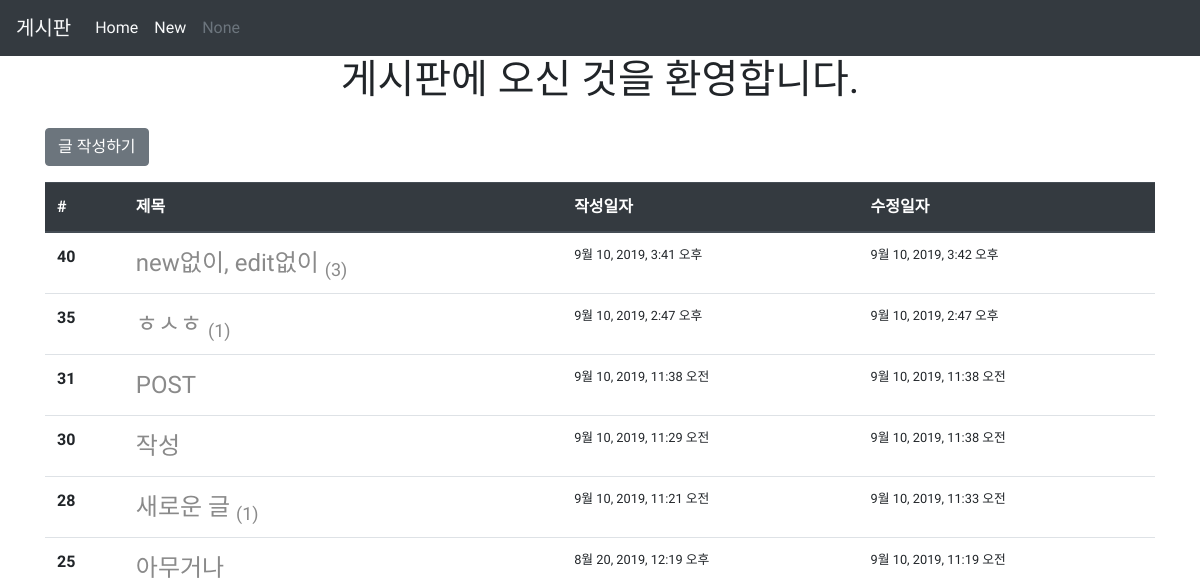
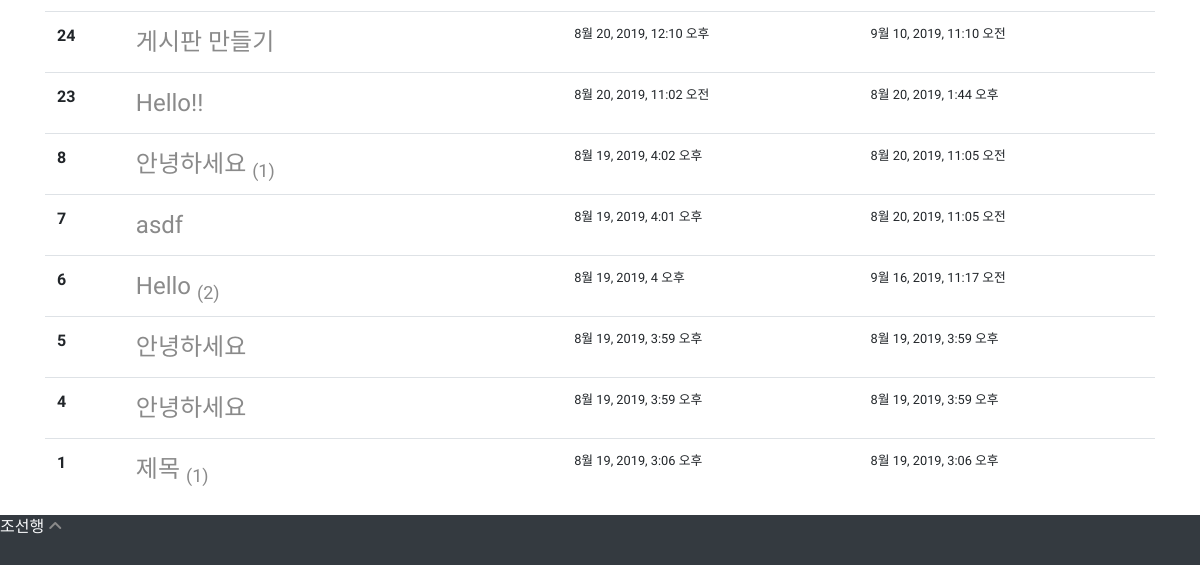
The app's page /articles/, older data (2 pictures, top to bottom).
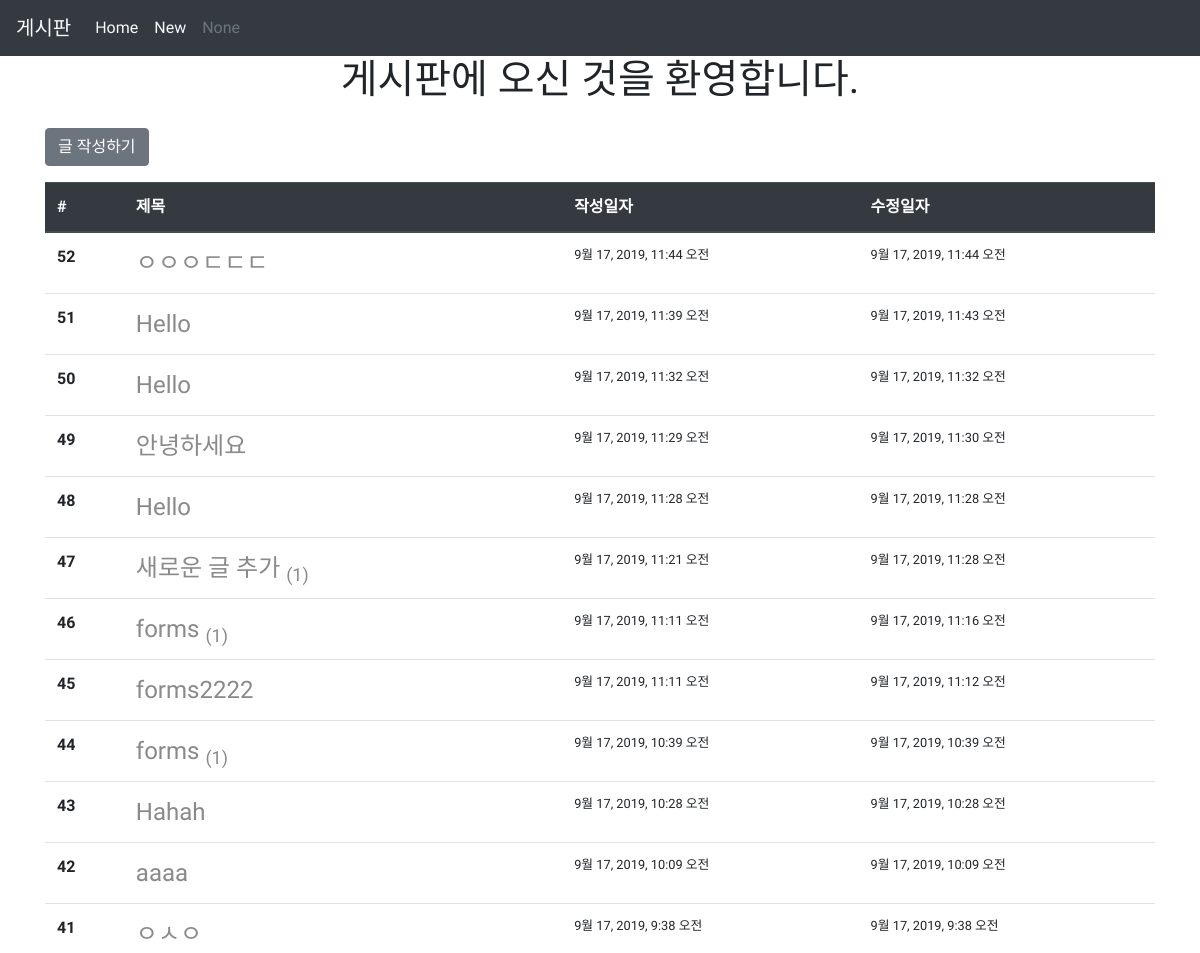
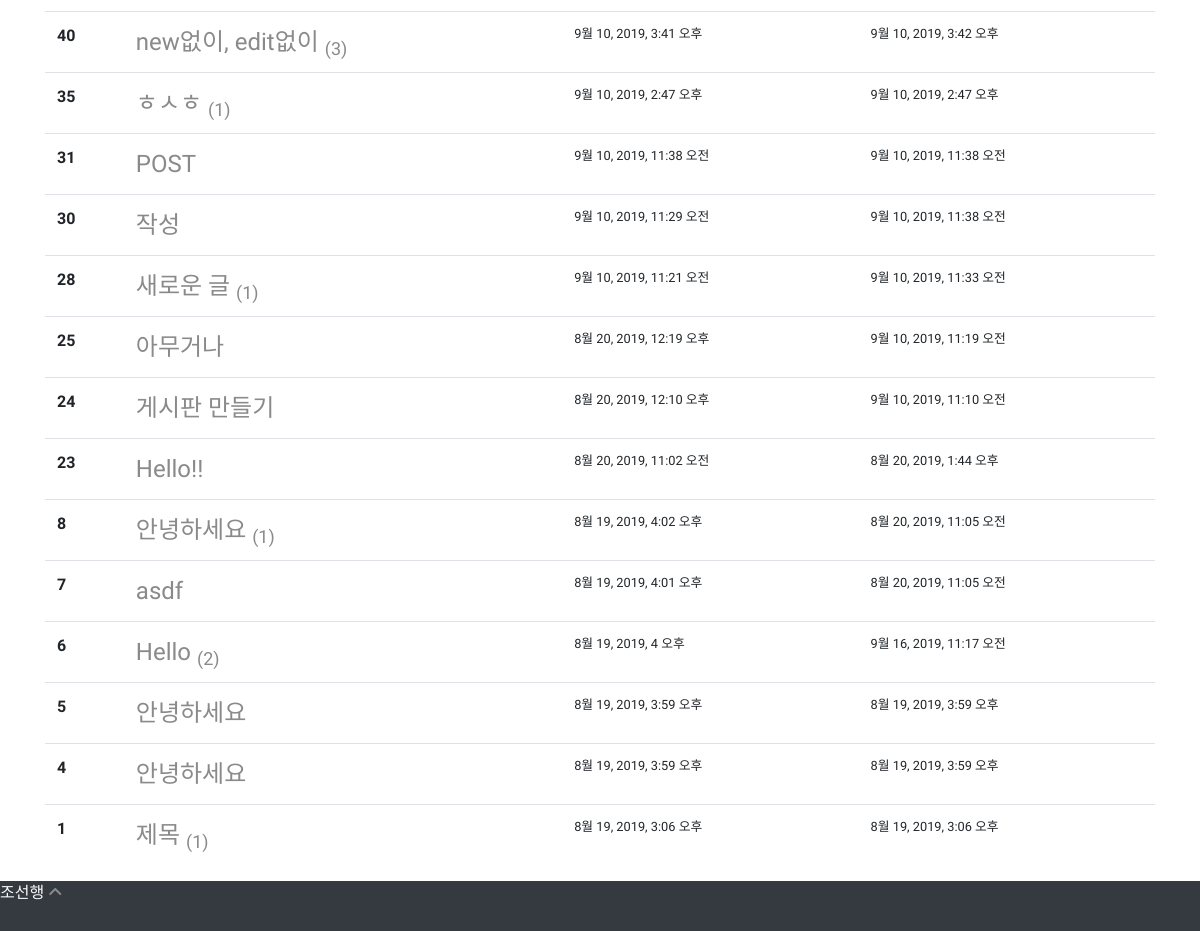
The same page, newer data (2 pictures, top to bottom).
### articles/models.py (models this page shows, shortened)
class Article(models.Model):
    title = models.CharField(max_length=10)
    content = models.TextField()
    created_at = models.DateTimeField(auto_now_add=True)
    updated_at = models.DateTimeField(auto_now=True)

### articles/views.py (the view)
# urls.py: path('', views.index, name='index'),
def index(request):
    articles = Article.objects.order_by('-id')
    context = {
        'articles': articles
    }
    return render(request, 'articles/index.html', context)

### articles/templates/articles/index.html
{% extends 'articles/base.html' %}
{% block body %}
  <h1 class="text-center">게시판에 오신 것을 환영합니다.</h1>
  <a href="{% url 'articles:create' %}" class="btn btn-secondary mt-3">글 작성하기</a>
  <table class="table mt-3">
  <thead class="thead-dark">
    <tr>
      <th scope="col">#</th>
      <th scope="col">제목</th>
      <th scope="col">작성일자</th>
      <th scope="col">수정일자</th>
    </tr>
  </thead>
  <tbody>
  {% for article in articles %}
    <tr>
      <th scope="row">{{ article.id }}</th>
      <td class="title"><a href="{% url 'articles:detail' article.pk %}">{{ article.title }}
      {% if article.comment_set.count != 0 %}
      <sub>({{ article.comment_set.count }})</sub>
      {% endif %}
      </a></td>
      <td class="time_cnu">{{ article.created_at }}</td>
      <td class="time_cnu">{{ article.updated_at }}</td>
    </tr>
  {% endfor %}
  </tbody>
</table>
{% endblock %}

### articles/templates/articles/base.html (shortened to what this page needs)
<!DOCTYPE html>
<html lang="ko">
<head>
  <link rel="stylesheet" href="https://stackpath.bootstrapcdn.com/bootstrap/4.3.1/css/bootstrap.min.css">
</head>
<body>
  <nav class="navbar navbar-expand-lg navbar-light bg-dark">
    <a class="navbar-brand text-light" href="#">게시판</a>
    <div class="collapse navbar-collapse" id="navbarNavAltMarkup">
      <div class="navbar-nav">
        <a class="nav-item nav-link text-light active" href="{% url 'articles:index' %}">Home <span class="sr-only">(current)</span></a>
        <a class="nav-item nav-link text-light" href="{% url 'articles:create' %}">New</a>
        <a class="nav-item nav-link text-secondary disabled" href="#">None</a>
      </div>
    </div>
  </nav>
  <div class="container">
    {% block body %}
    {% endblock %}
  </div>
  <footer class="bg-dark text-light mb-0 mt-3">
    <div class="d-inline-block">조선행</div>
    <a href="#" class="d-inline-block"><i class="fas fa-angle-up"></i></a>
  </footer>
</body>
</html>

### articles/templates/articles/base.html (style rules this page uses)
body { font-family: "Poor Story", "sans serif" }
a { color: rgb(138, 138, 138); text-decoration: none; }
footer { display: fixed; bottom: 0; margin: 10 0 0 0; height: 50px; width: 100%; }
.time_cnu { font-size: 0.8rem; }
.title { font-size: 1.5rem; }

Row changes from the older to the newer data that the page shows:
added Article: id "52", title "ㅇㅇㅇㄷㄷㄷ", created_at "9월 17, 2019, 11:44 오전", updated_at "9월 17, 2019, 11:44 오전"
added Article: id "51", title "Hello", created_at "9월 17, 2019, 11:39 오전", updated_at "9월 17, 2019, 11:43 오전"
added Article: id "50", title "Hello", created_at "9월 17, 2019, 11:32 오전", updated_at "9월 17, 2019, 11:32 오전"
added Article: id "49", title "안녕하세요", created_at "9월 17, 2019, 11:29 오전", updated_at "9월 17, 2019, 11:30 오전"
added Article: id "48", title "Hello", created_at "9월 17, 2019, 11:28 오전", updated_at "9월 17, 2019, 11:28 오전"
added Article: id "47", title "새로운 글 추가", comment_set.count "1", created_at "9월 17, 2019, 11:21 오전", updated_at "9월 17, 2019, 11:28 오전"
added Article: id "46", title "forms", comment_set.count "1", created_at "9월 17, 2019, 11:11 오전", updated_at "9월 17, 2019, 11:16 오전"
added Article: id "45", title "forms2222", created_at "9월 17, 2019, 11:11 오전", updated_at "9월 17, 2019, 11:12 오전"
added Article: id "44", title "forms", comment_set.count "1", created_at "9월 17, 2019, 10:39 오전", updated_at "9월 17, 2019, 10:39 오전"
added Article: id "43", title "Hahah", created_at "9월 17, 2019, 10:28 오전", updated_at "9월 17, 2019, 10:28 오전"
added Article: id "42", title "aaaa", created_at "9월 17, 2019, 10:09 오전", updated_at "9월 17, 2019, 10:09 오전"
added Article: id "41", title "ㅇㅅㅇ", created_at "9월 17, 2019, 9:38 오전", updated_at "9월 17, 2019, 9:38 오전"
